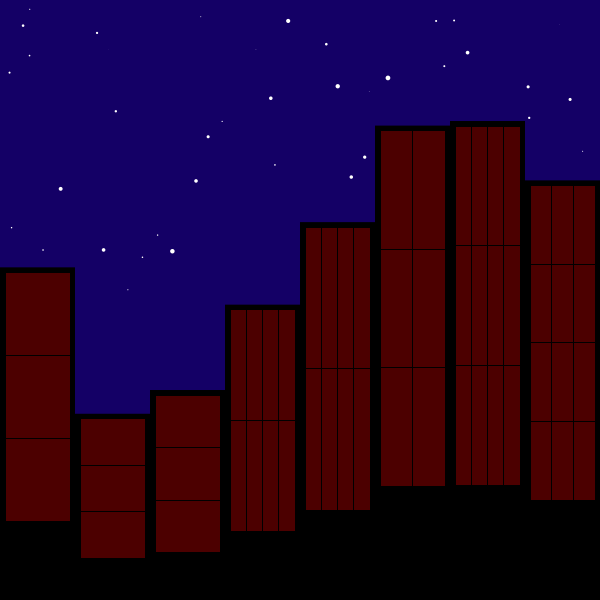
Frame 1 (no input)
Frame 60 (the mouse pressed at the canvas centre just before this capture): identical to frame 1, image omitted
Frame 120 (the mouse held since frame 60 and released just before this capture): identical to frame 1, image omitted

The Processing sketch that drew this single still picture (run headless with seeded random() and noise(); from frame 60 on, the mouse is pressed at the canvas centre):

// Processing sketch: City_Scape
// ── City_Scape.pde
Sky s;
City c;

void setup() {
  size(600, 600);  
  colorMode(HSB, 100, 100, 100);
  s = new Sky();
  c = new City(8);
}

void draw() {  
  s.desenha();
  c.desenha();
}

// ── Building.pde
class Building {
  float posX, posY, larg, alt, n;
  Windo w;

  Building(float x, float y, float l, float a) {
    posX = x;
    posY = y;
    larg = l;
    alt = a;
    n = 1; //random(4, 10);
    w = new Windo(int(random(1, 5)), int(random(1, 5)), posX+5, posY+5, larg-10, alt*0.75);
  }

  void desenha() {
    fill(20, 100, 0);
    noStroke();
    rect(posX, posY, larg, alt);
    w.desenha();
  }
}

// ── City.pde
class City {
  Building[]b; 
  //float nPredios;
  int num;
  City(int n) {    
    num = n;    
    b = new Building[num]; 

    float x = 0;
    for (int i = 0; i < num; i++) {
      float y = random(100, height*0.75);
      b[i] = new Building(x, y, width/num, height-y);
      x += width/num;
    }
  }

  void desenha() {      
    for (int i = 0; i < b.length; i++) {      
      b[i].desenha();
    }
  }
}

// ── Rectangle.pde
class Rectangle {
  float posX, posY, larg, alt;
  color c;

  Rectangle(float x, float y, float l, float a) {
    posX = x;
    posY = y;
    larg = l;
    alt = a;
    c = color(250, 220, 30);
  }
  void desenha() {
    fill(c);
    stroke(0);
    rect(posX, posY, larg, alt);
  }
}

// ── Sky.pde
class Sky {
  Star[]s;  
  int n;
  Sky() {    
    n = 50;
    s = new Star[n]; 
    for (int i = 0; i < s.length; i++) {
      s[i] = new Star();
    }
  }

  void desenha() {
    background(70, 100, 40);  
    for (int i = 0; i < s.length; i++) {      
      s[i].desenha();
    }
  }
}

// ── Star.pde
class Star {
  float posX, posY, tam;

  Star() {
    posX = random(width);
    posY = random(height/2);
    tam = random(5);
  }

  void desenha() {
    fill(0, 0, 100);
    noStroke();
    ellipse(posX, posY, tam, tam);    
  }
}

// ── Windo.pde
class Windo {
  int linhas, colunas;
  float posX, posY, larg, alt;  
  Rectangle[] janelas;

  Windo(int l, int c, float x, float y, float la, float al) {
    linhas = l;
    colunas = c;    
    posX = x;
    posY = y;
    larg = la;
    alt = al;

    janelas = new Rectangle[linhas*colunas];
    float janelaX = posX;
    float janelaY = posY;
    float janelaLarg = larg/colunas;
    float janelaAlt = alt/linhas;

    for (int i = 0; i<janelas.length; i++) {
      janelas[i] = new Rectangle(janelaX, janelaY, janelaLarg, janelaAlt);
      if (janelaX < posX+larg - janelaLarg) {
        janelaX += janelaLarg;
      } else {
        janelaX = posX;
        janelaY += janelaAlt;
      }
    }
  }

  void desenha() {
    for (int i = 0; i<janelas.length; i++) {
      janelas[i].desenha();
    }
  }
}
